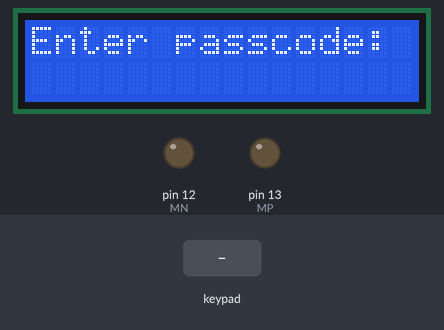
A sketch run on a simulated Arduino Uno, built with avr-gcc and run on an emulated ATmega328P. On the bench: 16×2 character LCD, output pins drawn as LEDs (lit = HIGH). The test bench sets the inputs (shaded band).

Above: at 1.2 s.
1.3 s: keypad keys 1 1 1 0 9 8 pressed 0.4 s apart
At 4.4 s:
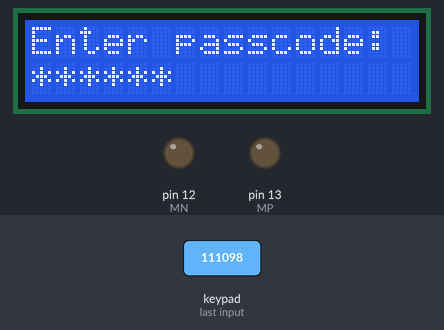
5.2 s: key '7' pressed
At 6.1 s:
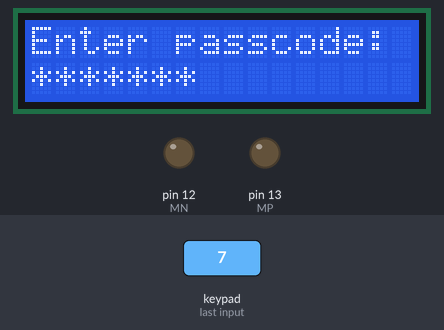
6.7 s: keypad keys 1 1 1 0 9 8 * pressed 0.4 s apart
At 9.9 s:
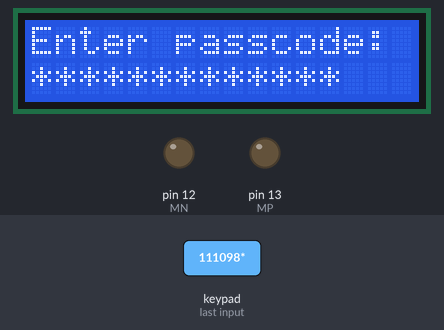
11.0 s: key '8' pressed
At 11.7 s:
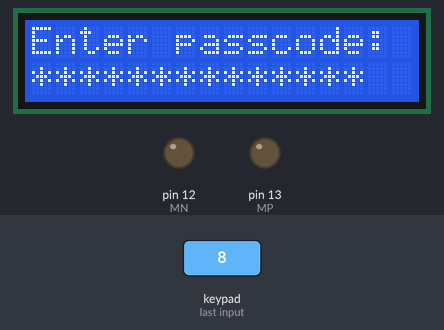
12.5 s: keypad keys 1 2 3 4 pressed 0.4 s apart
At 14.3 s:
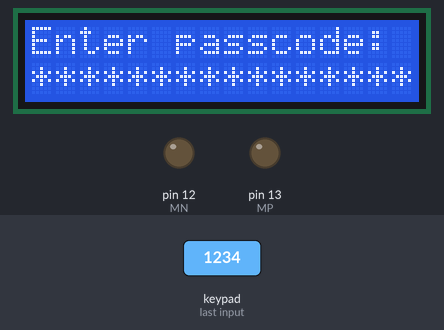
15.6 s: key 'S' pressed
At 16.4 s:
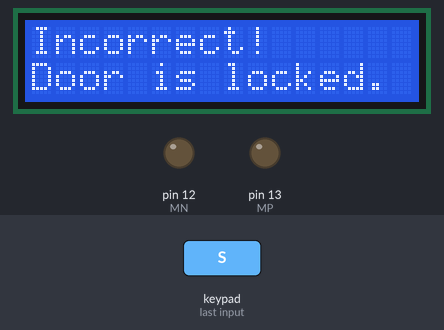
Timing chart, 0 to 18.6 s (numbered marks = the images above; inputs shaded):
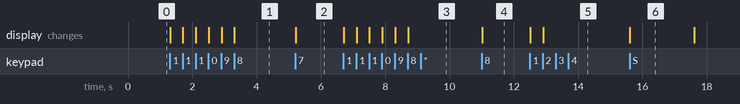

Measured:
- after the input at 1.3 s, the display: first changes at once (image 1 shows a later state)
- after the input at 5.2 s, the display: changes at once (image 2)
- after the input at 6.7 s, the display: first changes at once (image 3 shows a later state)
- after the input at 11.0 s, the display: changes at once (image 4)
- after the input at 12.5 s, the display: first changes at once (image 5 shows a later state)
- after the input at 15.6 s, the display: changes at once (image 6)
- what the display in image 6 shows lasts 2.0 s, from 15.6 s to 17.6 s

The sketch:

ESDI_9.3.ino
```cpp
/****************************************************************************
 * Title  : Enter password and password display on lcd                      *
 *          if password rigESDI then door open(motor rotate clockwise);     *
 *          otherwise close                                                 *
 * Date   : 03/09/2017                                                      *
 * Author : Harsh Patel                                                     *
 * ID No  : 15it077                                                         *
 * E-mail : 15it077@charusat.edu.in                                         *
 ****************************************************************************/
#include <Keypad.h>
#include <LiquidCrystal.h>

#define MP 13
#define MN 12

const byte ROWS = 4; //four rows
const byte COLS = 4; //four columns
String buffr = ""; // buffr stores user input when entering password

String passwd = "1234"; // passwd stores passwd for unlocking

int top = 0; // top is end of the buffr
int flagPasswd = 1; // used to know if program is being run first time

//define the symbols on the buttons of the keypads
char hexaKeys[ROWS][COLS] = {
  {'7', '8', '9', 'E'}, /* E -> Erase */
  {'4', '5', '6', '*'},
  {'1', '2', '3', '-'},
  {'C', '0', 'K', 'S'} /* S -> OK(Next or Enter). */
};
byte rowPins[ROWS] = {11, 10, 9, 8}; //connect to the row pinouts of the keypad
byte colPins[COLS] = {7, 6, 5, 4}; //connect to the column pinouts of the keypad

//initialize an instance of class NewKeypad
Keypad customKeypad = Keypad( makeKeymap(hexaKeys), rowPins, colPins, ROWS, COLS);
LiquidCrystal lcd(14, 15, 16, 17, 18, 19);

void setup() {
  pinMode(MP, OUTPUT);
  pinMode(MN, OUTPUT);
  Serial.begin(9600);
  lcd.begin(16, 2);
}

void loop() {
  char customKey = customKeypad.getKey();
  if (flagPasswd) {
    clearBuffr();
    printPasswd();
    flagPasswd = 0;
  }
  switch (customKey) {
    case 'E':
      buffr.remove(--top);
      printPasswd();
      break;
    case 'S':
      checkPasswd();
      clearBuffr();
      printPasswd();
      break;
    case '0' ... '9':
      buffr += customKey;
      top++;
      printPasswd();
      break;
  }
}

void checkPasswd() {
  if (passwd == buffr) {
    passwdCorrect();
  }
  else {
    passwdIncorrect();
  }
}

void passwdCorrect() {
  lcd.clear();
  lcd.setCursor(0, 0);
  lcd.print("Door is opening...");
  doorOpen();
  lcd.clear();
  lcd.setCursor(0, 0);
  lcd.print("Welcome!");
  lcd.setCursor(0, 1);
  lcd.print("Door is open.");
  while(1);
}

void passwdIncorrect() {
  lcd.clear();
  lcd.setCursor(0, 0);
  lcd.print("Incorrect!");
  lcd.setCursor(0, 1);
  lcd.print("Door is locked.");
  delay(2000);
}

void printPasswd() {
  lcd.clear();
  lcd.setCursor(0, 0);
  lcd.print("Enter passcode: ");
  if (top) {
    for (int i = 0; i < top; i++) {
      lcd.setCursor(i, 1);
      lcd.print("*");
    }
  }
}

void doorOpen() {
  // rotate motor clockwise to open the door
  digitalWrite(MP, HIGH);
  digitalWrite(MN, LOW);
  delay(3000);
  digitalWrite(MP, LOW);
}

void clearBuffr() {
  buffr = String("");
  top = 0;
}
```
